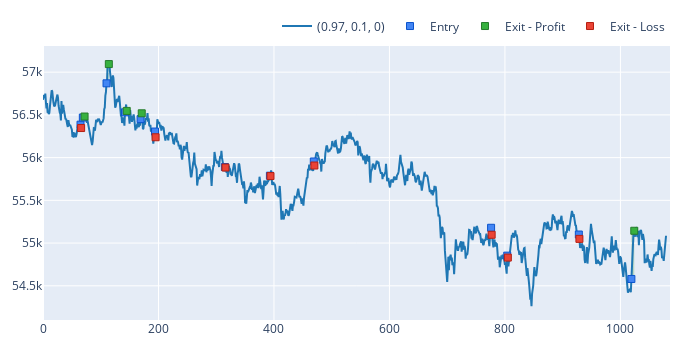
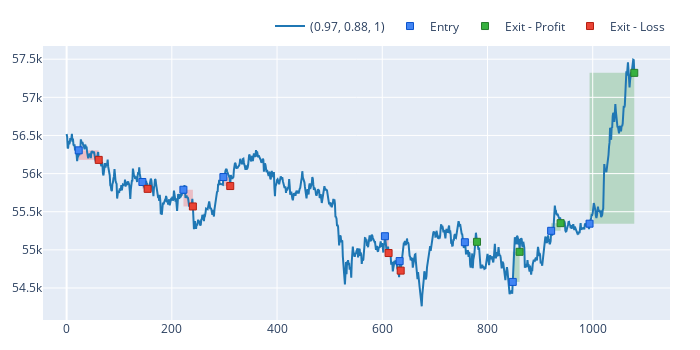
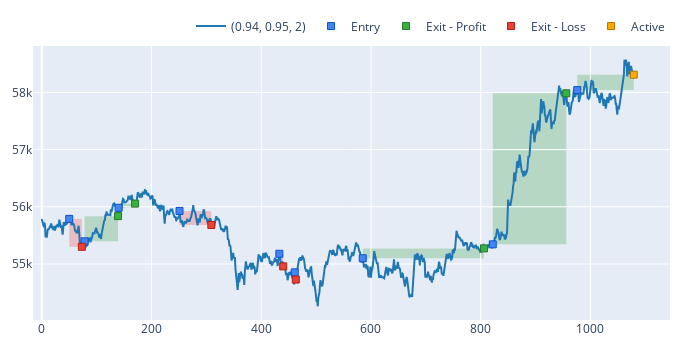
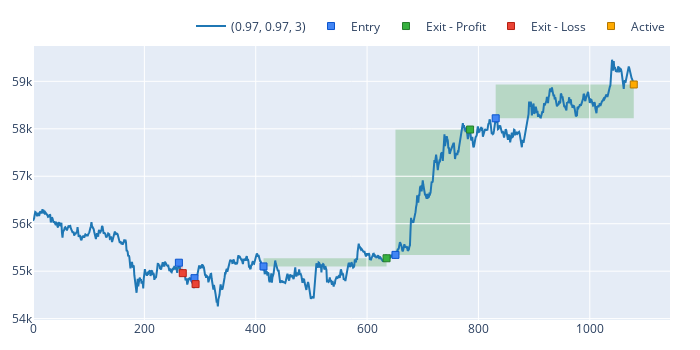

These figures' notebook cell, in order:
### Code cell
for col in in_best_index:
    out_test_port.trades.plot(column=col).show()
out_test_port.trades.plot_pnl(column=col).show()

### Figure 1 — Plotly figure (JSON) as saved in the notebook; plotly's stock layout.template omitted (floating-point values rounded to 4 significant figures; data arrays with more than 128 entries replaced by an {"elided": "..."} marker saying what was removed)
{"data": [{"line": {"color": "#1f77b4"}, "name": "(0.97, 0.1, 0)", "showlegend": true, "type": "scatter", "uid": "2d8b5403-10ee-43cd-838b-a4853086fb54", "x": {"elided": "1080 int values"}, "y": {"elided": "1080 float values"}}, {"customdata": [["0", "0.0017735122050449683", "0.0", "Long", "0"], ["1", "0.0017696579351482535", "0.0", "Long", "1"], ["2", "0.001757575689859916", "0.0", "Long", "2"], ["3", "0.0017751253302968225", "0.0", "Long", "3"], ["4", "0.0017781523204573944", "0.0", "Long", "4"], ["5", "0.0017848973313809961", "0.0", "Long", "5"], ["6", "0.0017960161335798441", "0.0", "Long", "6"], ["7", "0.0017990886696619855", "0.0", "Long", "7"], ["8", "0.0017935905694598717", "0.0", "Long", "8"], ["9", "0.001817267554992563", "0.0", "Long", "9"], ["10", "0.0018253535539488083", "0.0", "Long", "10"], ["11", "0.0018164093182879125", "0.0", "Long", "11"], ["12", "0.0018320225922183997", "0.0", "Long", "12"]], "hovertemplate": "Trade Id: %{customdata[0]}<br>Date: %{x}<br>Avg. Price: %{y}<br>Size: %{customdata[1]:.6f}<br>Fees: %{customdata[2]:.6f}<br>Direction: %{customdata[3]}<br>Position Id: %{customdata[4]}", "marker": {"color": "#4285F4", "line": {"color": "rgb(11,84,205)", "width": 1}, "size": 7, "symbol": "square"}, "mode": "markers", "name": "Entry", "type": "scatter", "uid": "2c2d336b-925a-4634-ac75-7ba414145d71", "x": [65, 69, 110, 142, 169, 194, 315, 393, 469, 776, 804, 928, 1019], "y": [56390.0, 56470.0, 56870.0, 56530.0, 56450.0, 56300.0, 55890.0, 55790.0, 55950.0, 55180.0, 54850.0, 55100.0, 54580.0]}, {"customdata": [["1", "180000000000", "0.0017696579351482535", "0.0", "0.021359771277232653", "0.00021374691975097998", "Long", "1"], ["2", "240000000000", "0.001757575689859916", "0.0", "0.3962805907927134", "0.003964726646279439", "Long", "2"], ["3", "180000000000", "0.0017751253302968225", "0.0", "0.02884578661732462", "0.000287457986909618", "Long", "3"], ["4", "120000000000", "0.0017781523204573944", "0.0", "0.12194568613696788", "0.001214880640368579", "Long", "4"], ["12", "300000000000", "0.0018320225922183997", "0.0", "1.0336454667555444", "0.010337352284932112", "Long", "12"]], "hovertemplate": "Trade Id: %{customdata[0]}<br>Date: %{x}<br>Duration: %{customdata[1]}<br>Avg. Price: %{y}<br>Size: %{customdata[2]:.6f}<br>Fees: %{customdata[3]:.6f}<br>PnL: %{customdata[4]:.6f}<br>Return: %{customdata[5]:.2%}<br>Direction: %{customdata[6]}<br>Position Id: %{customdata[7]}", "marker": {"color": "#37B13F", "line": {"color": "rgb(38,123,44)", "width": 1}, "size": 7, "symbol": "square"}, "mode": "markers", "name": "Exit - Profit", "type": "scatter", "uid": "9f902542-29a0-4845-80da-022e09a0ce38", "x": [72, 114, 145, 171, 1024], "y": [56480.0, 57090.0, 56550.0, 56520.0, 55140.0]}, {"customdata": [["0", "60000000000", "0.0017735122050449683", "0.0", "-0.06980544039056724", "-0.0006980544039056724", "Long", "0"], ["5", "60000000000", "0.0017848973313809961", "0.0", "-0.11928468865617958", "-0.0011869285475406897", "Long", "5"], ["6", "60000000000", "0.0017960161335798441", "0.0", "-0.011117339866871134", "-0.00011075326534275587", "Long", "6"], ["7", "60000000000", "0.0017990886696619855", "0.0", "-0.008527680294207585", "-8.496394499436769e-05", "Long", "7"], ["8", "60000000000", "0.0017935905694598717", "0.0", "-0.08492651346392677", "-0.0008462213046534493", "Long", "8"], ["9", "60000000000", "0.001817267554992563", "0.0", "-0.14883421275389708", "-0.0014842638133039585", "Long", "9"], ["10", "60000000000", "0.0018253535539488083", "0.0", "-0.04181884992097196", "-0.000417662511918287", "Long", "10"], ["11", "60000000000", "0.0018164093182879125", "0.0", "-0.09280035207133608", "-0.0009272235670503627", "Long", "11"]], "hovertemplate": "Trade Id: %{customdata[0]}<br>Date: %{x}<br>Duration: %{customdata[1]}<br>Avg. Price: %{y}<br>Size: %{customdata[2]:.6f}<br>Fees: %{customdata[3]:.6f}<br>PnL: %{customdata[4]:.6f}<br>Return: %{customdata[5]:.2%}<br>Direction: %{customdata[6]}<br>Position Id: %{customdata[7]}", "marker": {"color": "#EA4335", "line": {"color": "rgb(181,31,18)", "width": 1}, "size": 7, "symbol": "square"}, "mode": "markers", "name": "Exit - Loss", "type": "scatter", "uid": "bf7822bf-800c-4ef2-a3db-672bd0f37572", "x": [66, 195, 316, 394, 470, 777, 805, 929], "y": [56350.0, 56240.0, 55880.0, 55780.0, 55910.0, 55100.0, 54830.0, 55050.0]}], "layout": {"height": 350, "legend": {"orientation": "h", "traceorder": "normal", "x": 1, "xanchor": "right", "y": 1.02, "yanchor": "bottom"}, "margin": {"b": 30, "l": 30, "r": 30, "t": 30}, "shapes": [{"fillcolor": "green", "layer": "below", "line": {"width": 0}, "opacity": 0.2, "type": "rect", "x0": 69, "x1": 72, "xref": "x", "y0": 56470.0, "y1": 56480.0, "yref": "y"}, {"fillcolor": "green", "layer": "below", "line": {"width": 0}, "opacity": 0.2, "type": "rect", "x0": 110, "x1": 114, "xref": "x", "y0": 56870.0, "y1": 57090.0, "yref": "y"}, {"fillcolor": "green", "layer": "below", "line": {"width": 0}, "opacity": 0.2, "type": "rect", "x0": 142, "x1": 145, "xref": "x", "y0": 56530.0, "y1": 56550.0, "yref": "y"}, {"fillcolor": "green", "layer": "below", "line": {"width": 0}, "opacity": 0.2, "type": "rect", "x0": 169, "x1": 171, "xref": "x", "y0": 56450.0, "y1": 56520.0, "yref": "y"}, {"fillcolor": "green", "layer": "below", "line": {"width": 0}, "opacity": 0.2, "type": "rect", "x0": 1019, "x1": 1024, "xref": "x", "y0": 54580.0, "y1": 55140.0, "yref": "y"}, {"fillcolor": "red", "layer": "below", "line": {"width": 0}, "opacity": 0.2, "type": "rect", "x0": 65, "x1": 66, "xref": "x", "y0": 56390.0, "y1": 56350.0, "yref": "y"}, {"fillcolor": "red", "layer": "below", "line": {"width": 0}, "opacity": 0.2, "type": "rect", "x0": 194, "x1": 195, "xref": "x", "y0": 56300.0, "y1": 56240.0, "yref": "y"}, {"fillcolor": "red", "layer": "below", "line": {"width": 0}, "opacity": 0.2, "type": "rect", "x0": 315, "x1": 316, "xref": "x", "y0": 55890.0, "y1": 55880.0, "yref": "y"}, {"fillcolor": "red", "layer": "below", "line": {"width": 0}, "opacity": 0.2, "type": "rect", "x0": 393, "x1": 394, "xref": "x", "y0": 55790.0, "y1": 55780.0, "yref": "y"}, {"fillcolor": "red", "layer": "below", "line": {"width": 0}, "opacity": 0.2, "type": "rect", "x0": 469, "x1": 470, "xref": "x", "y0": 55950.0, "y1": 55910.0, "yref": "y"}, {"fillcolor": "red", "layer": "below", "line": {"width": 0}, "opacity": 0.2, "type": "rect", "x0": 776, "x1": 777, "xref": "x", "y0": 55180.0, "y1": 55100.0, "yref": "y"}, {"fillcolor": "red", "layer": "below", "line": {"width": 0}, "opacity": 0.2, "type": "rect", "x0": 804, "x1": 805, "xref": "x", "y0": 54850.0, "y1": 54830.0, "yref": "y"}, {"fillcolor": "red", "layer": "below", "line": {"width": 0}, "opacity": 0.2, "type": "rect", "x0": 928, "x1": 929, "xref": "x", "y0": 55100.0, "y1": 55050.0, "yref": "y"}], "width": 700}}

### Figure 2 — Plotly figure (JSON) as saved in the notebook; plotly's stock layout.template omitted (floating-point values rounded to 4 significant figures; data arrays with more than 128 entries replaced by an {"elided": "..."} marker saying what was removed)
{"data": [{"line": {"color": "#1f77b4"}, "name": "(0.97, 0.88, 1)", "showlegend": true, "type": "scatter", "uid": "a6e27a04-5f46-47f6-bf8d-5edd4c90ac12", "x": {"elided": "1080 int values"}, "y": {"elided": "1080 float values"}}, {"customdata": [["13", "0.0017760415195882285", "0.0", "Long", "13"], ["14", "0.0017852436327255045", "0.0", "Long", "14"], ["15", "0.0017856157960177569", "0.0", "Long", "15"], ["16", "0.0017733118628792015", "0.0", "Long", "16"], ["17", "0.0017944477435679464", "0.0", "Long", "17"], ["18", "0.0017979033040789326", "0.0", "Long", "18"], ["19", "0.0017857594580615824", "0.0", "Long", "19"], ["20", "0.001802958517168849", "0.0", "Long", "20"], ["21", "0.0017939691764879819", "0.0", "Long", "21"], ["22", "0.0017941860347850242", "0.0", "Long", "22"]], "hovertemplate": "Trade Id: %{customdata[0]}<br>Date: %{x}<br>Avg. Price: %{y}<br>Size: %{customdata[1]:.6f}<br>Fees: %{customdata[2]:.6f}<br>Direction: %{customdata[3]}<br>Position Id: %{customdata[4]}", "marker": {"color": "#4285F4", "line": {"color": "rgb(11,84,205)", "width": 1}, "size": 7, "symbol": "square"}, "mode": "markers", "name": "Entry", "type": "scatter", "uid": "7a01b490-e28e-489c-8dea-4eb5a055e203", "x": [23, 144, 222, 298, 605, 633, 757, 848, 921, 994], "y": [56300.0, 55890.0, 55790.0, 55950.0, 55180.0, 54850.0, 55100.0, 54580.0, 55250.0, 55340.0]}, {"customdata": [["19", "1380000000000", "0.0017857594580615824", "0.0", "0.00969667385727746", "9.854813014454302e-05", "Long", "19"], ["20", "780000000000", "0.001802958517168849", "0.0", "0.7117719634079123", "0.007233086856038462", "Long", "20"], ["21", "1080000000000", "0.0017939691764879819", "0.0", "0.17939691764880195", "0.0018099550787249391", "Long", "21"], ["22", "5100000000000", "0.0017941860347850242", "0.0", "3.548272011692603", "0.035734226184560736", "Long", "22"]], "hovertemplate": "Trade Id: %{customdata[0]}<br>Date: %{x}<br>Duration: %{customdata[1]}<br>Avg. Price: %{y}<br>Size: %{customdata[2]:.6f}<br>Fees: %{customdata[3]:.6f}<br>PnL: %{customdata[4]:.6f}<br>Return: %{customdata[5]:.2%}<br>Direction: %{customdata[6]}<br>Position Id: %{customdata[7]}", "marker": {"color": "#37B13F", "line": {"color": "rgb(38,123,44)", "width": 1}, "size": 7, "symbol": "square"}, "mode": "markers", "name": "Exit - Profit", "type": "scatter", "uid": "70f5c34c-477f-444a-8902-638b52943ac9", "x": [780, 861, 939, 1079], "y": [55110.0, 54970.0, 55350.0, 57320.0]}, {"customdata": [["13", "2280000000000", "0.0017760415195882285", "0.0", "-0.22273336697155344", "-0.0022273336697155345", "Long", "13"], ["14", "600000000000", "0.0017852436327255045", "0.0", "-0.16067192694529808", "-0.001610305958132072", "Long", "14"], ["15", "1080000000000", "0.0017856157960177569", "0.0", "-0.3915855440667002", "-0.0039309268222033275", "Long", "15"], ["16", "780000000000", "0.0017733118628792015", "0.0", "-0.20941039788739602", "-0.002110459849345711", "Long", "16"], ["17", "420000000000", "0.0017944477435679464", "0.0", "-0.3953886158177653", "-0.0039931952212867395", "Long", "17"], ["18", "120000000000", "0.0017979033040789326", "0.0", "-0.22489972430724947", "-0.002280462837881111", "Long", "18"]], "hovertemplate": "Trade Id: %{customdata[0]}<br>Date: %{x}<br>Duration: %{customdata[1]}<br>Avg. Price: %{y}<br>Size: %{customdata[2]:.6f}<br>Fees: %{customdata[3]:.6f}<br>PnL: %{customdata[4]:.6f}<br>Return: %{customdata[5]:.2%}<br>Direction: %{customdata[6]}<br>Position Id: %{customdata[7]}", "marker": {"color": "#EA4335", "line": {"color": "rgb(181,31,18)", "width": 1}, "size": 7, "symbol": "square"}, "mode": "markers", "name": "Exit - Loss", "type": "scatter", "uid": "bfbc210a-2dd3-48cd-84cf-faa6678ad2e5", "x": [61, 154, 240, 311, 612, 635], "y": [56180.0, 55800.0, 55570.0, 55840.0, 54960.0, 54730.0]}], "layout": {"height": 350, "legend": {"orientation": "h", "traceorder": "normal", "x": 1, "xanchor": "right", "y": 1.02, "yanchor": "bottom"}, "margin": {"b": 30, "l": 30, "r": 30, "t": 30}, "shapes": [{"fillcolor": "green", "layer": "below", "line": {"width": 0}, "opacity": 0.2, "type": "rect", "x0": 757, "x1": 780, "xref": "x", "y0": 55100.0, "y1": 55110.0, "yref": "y"}, {"fillcolor": "green", "layer": "below", "line": {"width": 0}, "opacity": 0.2, "type": "rect", "x0": 848, "x1": 861, "xref": "x", "y0": 54580.0, "y1": 54970.0, "yref": "y"}, {"fillcolor": "green", "layer": "below", "line": {"width": 0}, "opacity": 0.2, "type": "rect", "x0": 921, "x1": 939, "xref": "x", "y0": 55250.0, "y1": 55350.0, "yref": "y"}, {"fillcolor": "green", "layer": "below", "line": {"width": 0}, "opacity": 0.2, "type": "rect", "x0": 994, "x1": 1079, "xref": "x", "y0": 55340.0, "y1": 57320.0, "yref": "y"}, {"fillcolor": "red", "layer": "below", "line": {"width": 0}, "opacity": 0.2, "type": "rect", "x0": 23, "x1": 61, "xref": "x", "y0": 56300.0, "y1": 56180.0, "yref": "y"}, {"fillcolor": "red", "layer": "below", "line": {"width": 0}, "opacity": 0.2, "type": "rect", "x0": 144, "x1": 154, "xref": "x", "y0": 55890.0, "y1": 55800.0, "yref": "y"}, {"fillcolor": "red", "layer": "below", "line": {"width": 0}, "opacity": 0.2, "type": "rect", "x0": 222, "x1": 240, "xref": "x", "y0": 55790.0, "y1": 55570.0, "yref": "y"}, {"fillcolor": "red", "layer": "below", "line": {"width": 0}, "opacity": 0.2, "type": "rect", "x0": 298, "x1": 311, "xref": "x", "y0": 55950.0, "y1": 55840.0, "yref": "y"}, {"fillcolor": "red", "layer": "below", "line": {"width": 0}, "opacity": 0.2, "type": "rect", "x0": 605, "x1": 612, "xref": "x", "y0": 55180.0, "y1": 54960.0, "yref": "y"}, {"fillcolor": "red", "layer": "below", "line": {"width": 0}, "opacity": 0.2, "type": "rect", "x0": 633, "x1": 635, "xref": "x", "y0": 54850.0, "y1": 54730.0, "yref": "y"}], "width": 700}}

### Figure 3 — Plotly figure (JSON) as saved in the notebook; plotly's stock layout.template omitted (floating-point values rounded to 4 significant figures; data arrays with more than 128 entries replaced by an {"elided": "..."} marker saying what was removed)
{"data": [{"line": {"color": "#1f77b4"}, "name": "(0.94, 0.95, 2)", "showlegend": true, "type": "scatter", "uid": "01a42c17-38e0-4a52-8f39-9252c344203c", "x": {"elided": "1080 int values"}, "y": {"elided": "1080 float values"}}, {"customdata": [["23", "0.001792488291018361", "0.0", "Long", "23"], ["24", "0.0017893657997263414", "0.0", "Long", "24"], ["25", "0.0017847059072220082", "0.0", "Long", "25"], ["26", "0.0017888247062604176", "0.0", "Long", "26"], ["27", "0.0018051536581997433", "0.0", "Long", "27"], ["28", "0.0018086298350457374", "0.0", "Long", "28"], ["29", "0.0017964135372229618", "0.0", "Long", "29"], ["30", "0.0017941150829824167", "0.0", "Long", "30"], ["31", "0.001792397628620166", "0.0", "Long", "31"]], "hovertemplate": "Trade Id: %{customdata[0]}<br>Date: %{x}<br>Avg. Price: %{y}<br>Size: %{customdata[1]:.6f}<br>Fees: %{customdata[2]:.6f}<br>Direction: %{customdata[3]}<br>Position Id: %{customdata[4]}", "marker": {"color": "#4285F4", "line": {"color": "rgb(11,84,205)", "width": 1}, "size": 7, "symbol": "square"}, "mode": "markers", "name": "Entry", "type": "scatter", "uid": "1c1d3145-2325-44c9-a7f1-de4abc3c9270", "x": [50, 78, 140, 251, 433, 461, 585, 822, 976], "y": [55790.0, 55400.0, 55980.0, 55930.0, 55180.0, 54850.0, 55100.0, 55340.0, 58040.0]}, {"customdata": [["24", "3660000000000", "0.0017893657997263414", "0.0", "0.7873746328535702", "0.007943280181368707", "Long", "24"], ["25", "1800000000000", "0.0017847059072220082", "0.0", "0.13156851948041037", "0.0013168440827668695", "Long", "25"], ["29", "13260000000000", "0.0017964135372229618", "0.0", "0.30989929930632343", "0.0031308541309814373", "Long", "29"], ["30", "8040000000000", "0.0017941150829824167", "0.0", "4.738491169117353", "0.0477226692300604", "Long", "30"]], "hovertemplate": "Trade Id: %{customdata[0]}<br>Date: %{x}<br>Duration: %{customdata[1]}<br>Avg. Price: %{y}<br>Size: %{customdata[2]:.6f}<br>Fees: %{customdata[3]:.6f}<br>PnL: %{customdata[4]:.6f}<br>Return: %{customdata[5]:.2%}<br>Direction: %{customdata[6]}<br>Position Id: %{customdata[7]}", "marker": {"color": "#37B13F", "line": {"color": "rgb(38,123,44)", "width": 1}, "size": 7, "symbol": "square"}, "mode": "markers", "name": "Exit - Profit", "type": "scatter", "uid": "c4c4a2b6-6503-4f22-8b8d-e7c398fafbd6", "x": [139, 170, 806, 956], "y": [55840.0, 56060.0, 55270.0, 57980.0]}, {"customdata": [["23", "1380000000000", "0.001792488291018361", "0.0", "-0.8753795818017238", "-0.008753795818017239", "Long", "23"], ["26", "3480000000000", "0.0017888247062604176", "0.0", "-0.43722453470418543", "-0.0043703414702529605", "Long", "26"], ["27", "420000000000", "0.0018051536581997433", "0.0", "-0.3977475570477367", "-0.003993195221286752", "Long", "27"], ["28", "120000000000", "0.0018086298350457374", "0.0", "-0.22624150606587534", "-0.002280462837880991", "Long", "28"]], "hovertemplate": "Trade Id: %{customdata[0]}<br>Date: %{x}<br>Duration: %{customdata[1]}<br>Avg. Price: %{y}<br>Size: %{customdata[2]:.6f}<br>Fees: %{customdata[3]:.6f}<br>PnL: %{customdata[4]:.6f}<br>Return: %{customdata[5]:.2%}<br>Direction: %{customdata[6]}<br>Position Id: %{customdata[7]}", "marker": {"color": "#EA4335", "line": {"color": "rgb(181,31,18)", "width": 1}, "size": 7, "symbol": "square"}, "mode": "markers", "name": "Exit - Loss", "type": "scatter", "uid": "8fc9eb0a-987b-4c65-8e48-6301dd45c0f1", "x": [73, 309, 440, 463], "y": [55300.0, 55680.0, 54960.0, 54730.0]}, {"customdata": [["31", "6180000000000", "0.001792397628620166", "0.0", "0.48396528370373915", "0.004652137259155361", "Long", "31"]], "hovertemplate": "Trade Id: %{customdata[0]}<br>Date: %{x}<br>Duration: %{customdata[1]}<br>Avg. Price: %{y}<br>Size: %{customdata[2]:.6f}<br>Fees: %{customdata[3]:.6f}<br>PnL: %{customdata[4]:.6f}<br>Return: %{customdata[5]:.2%}<br>Direction: %{customdata[6]}<br>Position Id: %{customdata[7]}", "marker": {"color": "#FFAA00", "line": {"color": "rgb(178,118,0)", "width": 1}, "size": 7, "symbol": "square"}, "mode": "markers", "name": "Active", "type": "scatter", "uid": "f8ad99d9-a7ec-4da1-8f2e-d9986c0c526a", "x": [1079], "y": [58310.0]}], "layout": {"height": 350, "legend": {"orientation": "h", "traceorder": "normal", "x": 1, "xanchor": "right", "y": 1.02, "yanchor": "bottom"}, "margin": {"b": 30, "l": 30, "r": 30, "t": 30}, "shapes": [{"fillcolor": "green", "layer": "below", "line": {"width": 0}, "opacity": 0.2, "type": "rect", "x0": 78, "x1": 139, "xref": "x", "y0": 55400.0, "y1": 55840.0, "yref": "y"}, {"fillcolor": "green", "layer": "below", "line": {"width": 0}, "opacity": 0.2, "type": "rect", "x0": 140, "x1": 170, "xref": "x", "y0": 55980.0, "y1": 56060.0, "yref": "y"}, {"fillcolor": "green", "layer": "below", "line": {"width": 0}, "opacity": 0.2, "type": "rect", "x0": 585, "x1": 806, "xref": "x", "y0": 55100.0, "y1": 55270.0, "yref": "y"}, {"fillcolor": "green", "layer": "below", "line": {"width": 0}, "opacity": 0.2, "type": "rect", "x0": 822, "x1": 956, "xref": "x", "y0": 55340.0, "y1": 57980.0, "yref": "y"}, {"fillcolor": "green", "layer": "below", "line": {"width": 0}, "opacity": 0.2, "type": "rect", "x0": 976, "x1": 1079, "xref": "x", "y0": 58040.0, "y1": 58310.0, "yref": "y"}, {"fillcolor": "red", "layer": "below", "line": {"width": 0}, "opacity": 0.2, "type": "rect", "x0": 50, "x1": 73, "xref": "x", "y0": 55790.0, "y1": 55300.0, "yref": "y"}, {"fillcolor": "red", "layer": "below", "line": {"width": 0}, "opacity": 0.2, "type": "rect", "x0": 251, "x1": 309, "xref": "x", "y0": 55930.0, "y1": 55680.0, "yref": "y"}, {"fillcolor": "red", "layer": "below", "line": {"width": 0}, "opacity": 0.2, "type": "rect", "x0": 433, "x1": 440, "xref": "x", "y0": 55180.0, "y1": 54960.0, "yref": "y"}, {"fillcolor": "red", "layer": "below", "line": {"width": 0}, "opacity": 0.2, "type": "rect", "x0": 461, "x1": 463, "xref": "x", "y0": 54850.0, "y1": 54730.0, "yref": "y"}], "width": 700}}

### Figure 4 — Plotly figure (JSON) as saved in the notebook; plotly's stock layout.template omitted (floating-point values rounded to 4 significant figures; data arrays with more than 128 entries replaced by an {"elided": "..."} marker saying what was removed)
{"data": [{"line": {"color": "#1f77b4"}, "name": "(0.97, 0.97, 3)", "showlegend": true, "type": "scatter", "uid": "e0f3b510-9b5c-4c7a-9f12-ed32924a815f", "x": {"elided": "1080 int values"}, "y": {"elided": "1080 float values"}}, {"customdata": [["32", "0.0018122879283319865", "0.0", "Long", "32"], ["33", "0.001815777843612121", "0.0", "Long", "33"], ["34", "0.0018035132649306563", "0.0", "Long", "34"], ["35", "0.0018012057268133096", "0.0", "Long", "35"], ["36", "0.0017938868686900855", "0.0", "Long", "36"]], "hovertemplate": "Trade Id: %{customdata[0]}<br>Date: %{x}<br>Avg. Price: %{y}<br>Size: %{customdata[1]:.6f}<br>Fees: %{customdata[2]:.6f}<br>Direction: %{customdata[3]}<br>Position Id: %{customdata[4]}", "marker": {"color": "#4285F4", "line": {"color": "rgb(11,84,205)", "width": 1}, "size": 7, "symbol": "square"}, "mode": "markers", "name": "Entry", "type": "scatter", "uid": "e198f0bb-2aec-4678-9e80-b6b9a7dd4d24", "x": [262, 290, 414, 651, 831], "y": [55180.0, 54850.0, 55100.0, 55340.0, 58220.0]}, {"customdata": [["34", "13260000000000", "0.0018035132649306563", "0.0", "0.3111240733331755", "0.0031308541309814147", "Long", "34"], ["35", "8040000000000", "0.0018012057268133096", "0.0", "4.757218481258434", "0.04772266923006034", "Long", "35"]], "hovertemplate": "Trade Id: %{customdata[0]}<br>Date: %{x}<br>Duration: %{customdata[1]}<br>Avg. Price: %{y}<br>Size: %{customdata[2]:.6f}<br>Fees: %{customdata[3]:.6f}<br>PnL: %{customdata[4]:.6f}<br>Return: %{customdata[5]:.2%}<br>Direction: %{customdata[6]}<br>Position Id: %{customdata[7]}", "marker": {"color": "#37B13F", "line": {"color": "rgb(38,123,44)", "width": 1}, "size": 7, "symbol": "square"}, "mode": "markers", "name": "Exit - Profit", "type": "scatter", "uid": "3bb1c8f6-4161-4939-abf9-96d4f4254279", "x": [635, 785], "y": [55270.0, 57980.0]}, {"customdata": [["32", "420000000000", "0.0018122879283319865", "0.0", "-0.3993195221286783", "-0.003993195221286783", "Long", "32"], ["33", "120000000000", "0.001815777843612121", "0.0", "-0.22713565045745554", "-0.0022804628378811044", "Long", "33"]], "hovertemplate": "Trade Id: %{customdata[0]}<br>Date: %{x}<br>Duration: %{customdata[1]}<br>Avg. Price: %{y}<br>Size: %{customdata[2]:.6f}<br>Fees: %{customdata[3]:.6f}<br>PnL: %{customdata[4]:.6f}<br>Return: %{customdata[5]:.2%}<br>Direction: %{customdata[6]}<br>Position Id: %{customdata[7]}", "marker": {"color": "#EA4335", "line": {"color": "rgb(181,31,18)", "width": 1}, "size": 7, "symbol": "square"}, "mode": "markers", "name": "Exit - Loss", "type": "scatter", "uid": "30e74891-7c49-4401-858e-d03f67b66839", "x": [269, 292], "y": [54960.0, 54730.0]}, {"customdata": [["36", "14880000000000", "0.0017938868686900855", "0.0", "1.2782879048911724", "0.012239226395973878", "Long", "36"]], "hovertemplate": "Trade Id: %{customdata[0]}<br>Date: %{x}<br>Duration: %{customdata[1]}<br>Avg. Price: %{y}<br>Size: %{customdata[2]:.6f}<br>Fees: %{customdata[3]:.6f}<br>PnL: %{customdata[4]:.6f}<br>Return: %{customdata[5]:.2%}<br>Direction: %{customdata[6]}<br>Position Id: %{customdata[7]}", "marker": {"color": "#FFAA00", "line": {"color": "rgb(178,118,0)", "width": 1}, "size": 7, "symbol": "square"}, "mode": "markers", "name": "Active", "type": "scatter", "uid": "b65730af-e451-4c7f-bddc-e4f98d2d5a02", "x": [1079], "y": [58930.0]}], "layout": {"height": 350, "legend": {"orientation": "h", "traceorder": "normal", "x": 1, "xanchor": "right", "y": 1.02, "yanchor": "bottom"}, "margin": {"b": 30, "l": 30, "r": 30, "t": 30}, "shapes": [{"fillcolor": "green", "layer": "below", "line": {"width": 0}, "opacity": 0.2, "type": "rect", "x0": 414, "x1": 635, "xref": "x", "y0": 55100.0, "y1": 55270.0, "yref": "y"}, {"fillcolor": "green", "layer": "below", "line": {"width": 0}, "opacity": 0.2, "type": "rect", "x0": 651, "x1": 785, "xref": "x", "y0": 55340.0, "y1": 57980.0, "yref": "y"}, {"fillcolor": "green", "layer": "below", "line": {"width": 0}, "opacity": 0.2, "type": "rect", "x0": 831, "x1": 1079, "xref": "x", "y0": 58220.0, "y1": 58930.0, "yref": "y"}, {"fillcolor": "red", "layer": "below", "line": {"width": 0}, "opacity": 0.2, "type": "rect", "x0": 262, "x1": 269, "xref": "x", "y0": 55180.0, "y1": 54960.0, "yref": "y"}, {"fillcolor": "red", "layer": "below", "line": {"width": 0}, "opacity": 0.2, "type": "rect", "x0": 290, "x1": 292, "xref": "x", "y0": 54850.0, "y1": 54730.0, "yref": "y"}], "width": 700}}
